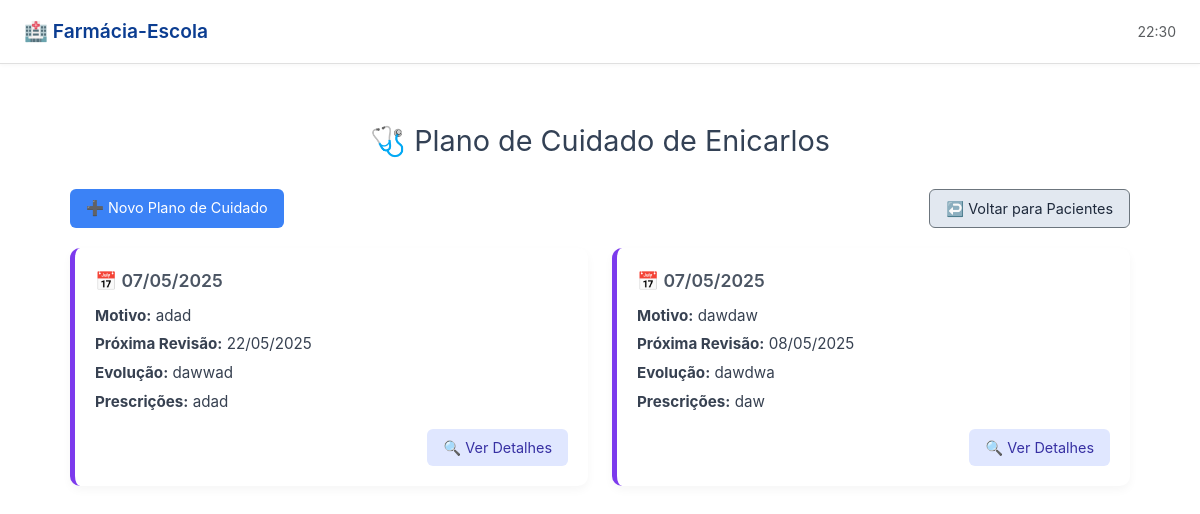
Before: /consulta/consulta/listar/1/ with the older database file.
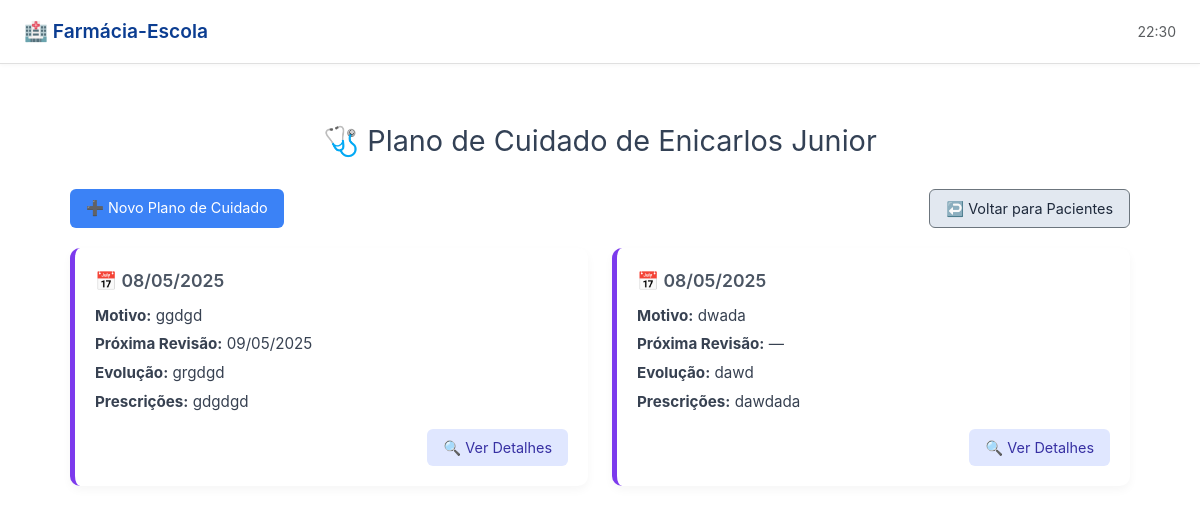
After: the same page with the newer database file.
### paciente/models.py (models this page shows, shortened)
class Paciente(models.Model):
    nome = models.CharField(max_length=150)
    telefone = models.CharField(max_length=15)
    responsavel = models.CharField(max_length=100)
    data_nascimento = models.DateField()
    doencas = models.ManyToManyField(
        Doenca,
        through='MedicamentoDoencaPaciente',
        related_name='pacientes',
        blank=True
    )
    medicamentos = models.ManyToManyField(Medicamento, related_name='pacientes', blank=True)
    genero = models.CharField(
        max_length=15, choices=[('M', 'Masculino'), ('F', 'Feminino'), ('O', 'Outro'), ('ND', 'Prefere não dizer')]
    )
    estado_civil = models.CharField(
        max_length=20, choices=[
            ('Casado(a)', 'Casado(a)'),
            ('Solteiro(a)', 'Solteiro(a)'),
            ('Separado(a)', 'Separado(a)'),
            ('Amigado(a)', 'Amigado(a)'),
            ('Viuvo(a)', 'Viúvo(a)'),
            ('Nao consta', 'Não consta'),
            ('Outro', 'Outro'),
        ]
    )
    bairro = models.CharField(max_length=100)
    distrito = models.CharField(max_length=20, choices=[('Rural', 'Zona Rural'), ('Urbano', 'Zona Urbana')])
    municipio = models.CharField(max_length=100)
    escolaridade = models.CharField(
        max_length=30, choices=[
            ('Analfabeto', 'Analfabeto'),
            ('Fundamental incompleto', 'Fundamental incompleto'),
            ('Fundamental completo', 'Fundamental completo'),
            ('Médio incompleto', 'Médio incompleto'),
            ('Ensino médio completo', 'Ensino médio completo'),
            ('Superior incompleto', 'Superior incompleto'),
            ('Superior completo', 'Superior completo'),
            ('Pós-graduação', 'Pós-graduação'),
            ('Nao consta', 'Não consta'),
        ]
    )
    ocupacao = models.CharField(max_length=100)
    raca = models.CharField(
        max_length=20, choices=[
            ('Pardo', 'Pardo'),
            ('Preto', 'Preto'),
            ('Branco', 'Branco'),
            ('Amarelo', 'Amarelo'),
            ('Negro', 'Negro'),
            ('Outro', 'Outro'),
            ('Nao consta', 'Não consta'),
        ]
    )
    reside_com = models.CharField(max_length=100)
    observacoes = models.TextField(blank=True)

### consulta/models.py (models this page shows, shortened)
class Consulta(models.Model):
    paciente = models.ForeignKey(Paciente, on_delete=models.CASCADE, related_name='consultas')
    data_consulta = models.DateField()
    evolucao = models.TextField()
    motivo_consulta = models.TextField(max_length=255)
    prescricoes_exames = models.TextField()
    data_proxima_revisao = models.DateField(null=True, blank=True)
    exames_arquivo = models.FileField(
        upload_to='exames_consulta/',
        blank=True,
        null=True,
        verbose_name='Arquivo de Exames (PDF, JPG, PNG, DOC etc.)'
    )

### consulta/views.py (the view)
# urls.py: path('consulta/listar/<int:paciente_id>/', views.listar_consultas, name='consulta_listar_consultas'),
def listar_consultas(request, paciente_id):
    paciente = get_object_or_404(Paciente, id=paciente_id)
    consultas_list = Consulta.objects.filter(paciente=paciente).order_by('-data_consulta')
    paginator = Paginator(consultas_list, 6)
    page_number = request.GET.get('page')
    consultas = paginator.get_page(page_number)
    base_url = '?'
    previous_url = next_url = None
    if consultas.has_previous():
        previous_url = base_url + urlencode({'page': consultas.previous_page_number})
    if consultas.has_next():
        next_url = base_url + urlencode({'page': consultas.next_page_number})
    return render(request, 'listar_consultas.html', {
        'paciente': paciente,
        'consultas': consultas,
        'pagination_info': {
            'has_pages': consultas.has_other_pages(),
            'page': consultas.number,
            'total': consultas.paginator.num_pages,
            'previous_url': previous_url,
            'next_url': next_url,
        }
    })

### consulta/templates/listar_consultas.html (shortened to what this page needs)
{% extends 'menu.html' %}
{% load static %}
{% block content %}
<div class="container">
  <h2>🩺 Plano de Cuidado de {{ paciente.nome }}</h2>
  <div class="top-bar">
    <a href="{% url 'consulta_create_consulta' paciente.id %}" class="btn btn-primary">➕ Novo Plano de Cuidado</a>
    <a href="{% url 'paciente_list' %}" class="btn btn-secondary">↩️ Voltar para Pacientes</a>
  </div>
  <div class="row g-4">
    {% for consulta in consultas %}
    <div class="col-md-6">
      <div class="consulta-card">
        <div class="consulta-header">📅 {{ consulta.data_consulta|date:"d/m/Y" }}</div>
        <div class="consulta-info"><strong>Motivo:</strong> {{ consulta.motivo_consulta|default:"—" }}</div>
        <div class="consulta-info"><strong>Próxima Revisão:</strong> {{ consulta.data_proxima_revisao|date:"d/m/Y"|default:"—" }}</div>
        <div class="consulta-info"><strong>Evolução:</strong> {{ consulta.evolucao|truncatewords:15|default:"—" }}</div>
        <div class="consulta-info"><strong>Prescrições:</strong> {{ consulta.prescricoes_exames|truncatewords:10|default:"—" }}</div>
        <div class="consulta-actions">
          <a href="{% url 'consulta_detalhe_consulta' consulta.id %}" class="btn btn-ver">🔍 Ver Detalhes</a>
        </div>
      </div>
    </div>
    {% empty %}
    <div class="col-12 text-center text-muted">Nenhum Plano de Cuidado registrado.</div>
    {% endfor %}
  </div>
</div>
{% endblock %}

Changed rows visible on the page:
removed Consulta: data_consulta "07/05/2025", motivo_consulta "adad", data_proxima_revisao "22/05/2025", evolucao "dawwad", prescricoes_exames "adad"
changed Paciente: nome "Enicarlos" → "Enicarlos Junior"
added Consulta: data_consulta "08/05/2025", motivo_consulta "ggdgd", data_proxima_revisao "09/05/2025", evolucao "grgdgd", prescricoes_exames "gdgdgd"
changed Consulta: data_consulta "07/05/2025" → "08/05/2025"; motivo_consulta "dawdaw" → "dwada"; data_proxima_revisao "08/05/2025" → "—"; evolucao "dawdwa" → "dawd"; prescricoes_exames "daw" → "dawdada"
